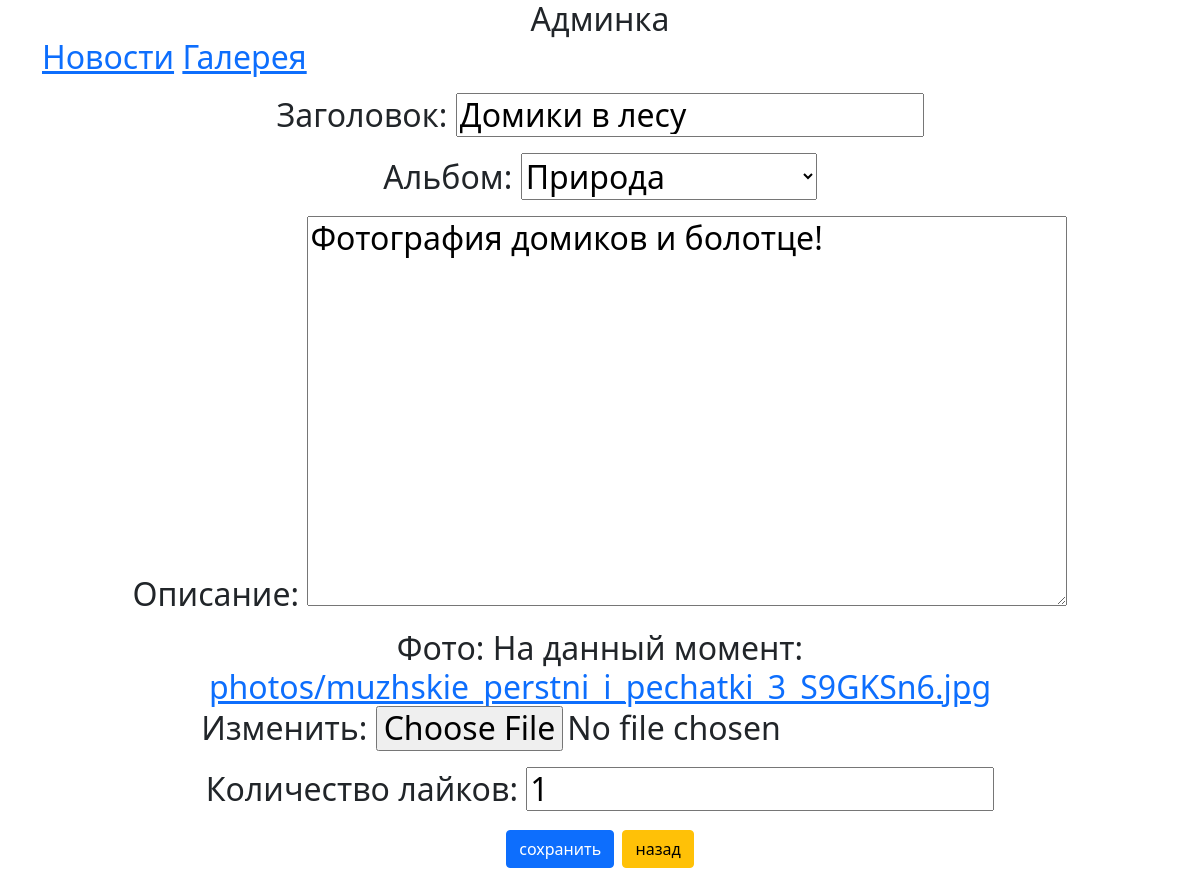
The page /myadmin/photo/4/update/ on the database its author committed.
### mane/models.py (models this page shows, shortened)
class Photo(models.Model):
    title = models.CharField(max_length=150, verbose_name='Заголовок')
    album = models.ForeignKey(Album, on_delete=models.CASCADE, blank=True, null=True, verbose_name='Альбом')
    description = models.TextField(blank=True, null=True, verbose_name='Описание')
    photo = models.ImageField(upload_to='photos/', verbose_name='Фото')
    liked = models.IntegerField(default=0, verbose_name='Количество лайков')
    is_active = models.BooleanField(default=True)
    class Meta:
        verbose_name = 'фотографию'
        verbose_name_plural = 'фотографии'

class Album(models.Model):
    title = models.CharField(max_length=150, verbose_name='Заголовок')
    description = models.TextField(blank=True, null=True, verbose_name='Описание')
    date = models.DateTimeField(auto_now_add=True, verbose_name='Дата создания', blank=True, null=True)
    is_active = models.BooleanField(default=True)
    def __str__(self):
        return f'{self.title}'
    class Meta:
        verbose_name = 'альбом'
        verbose_name_plural = 'альбомы'

### adminapp/views/photo.py (the view, shortened to what this page needs)
# urls.py: path('photo/<pk>/update/', admin_views.PhotoUpdateView.as_view(), name='photo_update'),
class PhotoUpdateView(UpdateView):
    model = Photo
    template_name = 'adminapp/photo_form.html'
    form_class = PhotoEditForm

### adminapp/forms.py (shortened to what this page needs)
class PhotoEditForm(forms.ModelForm):
    class Meta:
        model = Photo
        exclude = ('is_active',)

### adminapp/templates/adminapp/photo_form.html (shortened to what this page needs)
{% extends 'adminapp/base.html' %}
{% block content %}
    <div class="row">
        <div class="col-12">
            <div class="card>">
                <div class="card-body">
                    <form method="post" enctype="multipart/form-data">
                        {{ form.as_p }}
                        <input type="submit" value="сохранить" class="btn btn-primary">
                       {% if object  %}
                        <a href="{% url 'adminapp:album_photo_list' object.album.pk %}" class="btn btn-warning">назад</a>
                    {% else %}
                        <a href="{% url 'adminapp:album_photo_list' album_pk %}" class="btn btn-warning">назад</a>
                        {% endif %}
                    </form>
                </div>
            </div>
        </div>
    </div>
{% endblock %}

### rows shown on the page
Photo: title "Домики в лесу", album "Природа", description "Фотография домиков и болотце!", liked "1"
